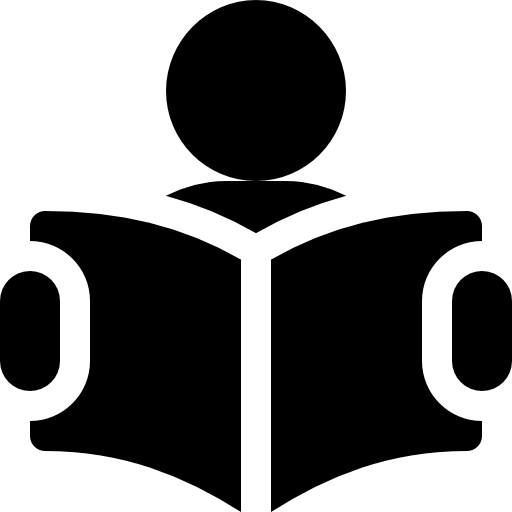
#> input picture dataAnalysis/data/book_logo.png, 512 x 512 px
$ jupyter execute --allow-errors book_EDA.ipynb   (shell and % lines are left out)
#> lines starting #> are read from the running program, lines starting #| are printed output that depends on the picture
[cell 1]
import pandas as pd
import numpy as np
import matplotlib.pyplot as plt
import seaborn as sns
import missingno as msno
import re
import warnings


# 한글 설정
import matplotlib.font_manager as fm

warnings.filterwarnings(action='ignore')

#> (the rest of this cell did not finish here and is left out)

## 도서 데이터
- 필요한 이유: 사용자에게 도서를 추천해주기 위해 데이터가 필요하였음
- 활용 방안: 도서 줄거리를 활용하여 감정분석하고 사용자 감정과 일치/대립하는 도서를 추천하는 방향으로 데이터 활용

[cell 2]
data = pd.read_csv("data/naver_books.csv")
#> (reads dataAnalysis/data/naver_books.csv from the repository)
data.head(2)

### 1. 분포 확인

#### 1) 결측치 확인

[cell 3]
data.isna().sum()

[cell 4]
msno.matrix(data)
#> (this line was passed over: missingno is not available in this run)
plt.show()

- 줄거리 중 결측치가 있는 책 정보가 존재 → 줄거리는 가장 중요한 요소이기 때문에 없으면 제거하여 대상에서 제외
- 그 외 할인가격, 이미지 정보는 결측치가 있어도 영향X → 무시하고 진행

[cell 5]
# 줄거리 전처리 - 결측값 제거, 특수 문자 제거
data = data.dropna(subset=['description']).reset_index(drop=True) # 결측제거

# 태그 제거
data['description'] = data['description'].apply(lambda x: re.sub('<[^>]*>', '', x))

# &#x0D; 제거
data['description'] = data['description'].apply(lambda x: re.sub('[&#x0D;]',' ', x))

# 특수문자 제거
data['description'] = data['description'].apply(lambda x: re.sub('[-=+#/\:^@*\"※~ㆍ『』‘|\(\)\[\]▶`\'…《》\”\“\’·「」]','', x))

data.tail(3)

[cell 6]
## title, subtitle  분리
# 책 제목 형태: 책 제목 + 부가적인 설명/권 수 -> 부가적인 설명은 subtitle로 분리하고 권 수는 책 제목과 권 수를 합쳐서 title 재설정
data['subtitle'] = data['title'].apply(lambda x: re.split(r'<b>([^)]*)</b>', x)) #  <b></b>로 분리

data['title'] = data['subtitle'].apply(lambda x: x[0] if len(x) == 1 else x[1]) # 분리된 항목 중 원제목만
data['subtitle'] = data['subtitle'].apply(lambda x: np.nan if len(x) == 1 else x[2].strip()) # 분리된 항목 중 subtitle만

[cell 7]
# subtitle에서 부연 설명이 아닌 책의 권 수(1편, 2편, ...)를 나타내는 경우,
# title에 표시하고 subtitle 제거(nan)
data['title'] = data[['title', 'subtitle']].apply(lambda x: x['title']+x['subtitle']
                                                if (pd.notna(x['subtitle']) and x['subtitle'].isdigit())
                                                else x['title'], axis=1)

[cell 8]
data.info()

#### 2) 가격 분포
- 데이터셋 내의 책을 사용자에게 추천해야하기 때문에 너무 비싼 책들은 제거하는 방향으로 진행
- 그러기 위해 가격 분포 확인

[cell 9]
plt.figure(figsize=(15, 7))

plt.subplot(1, 2, 1)

data['price'].hist(bins=40, grid=False)
plt.title("가격 분포 - Hist")

plt.subplot(1, 2, 2)
plt.boxplot(data['price'])
plt.xlabel('price')
plt.title("가격 분포 - BoxPlot")

plt.show()
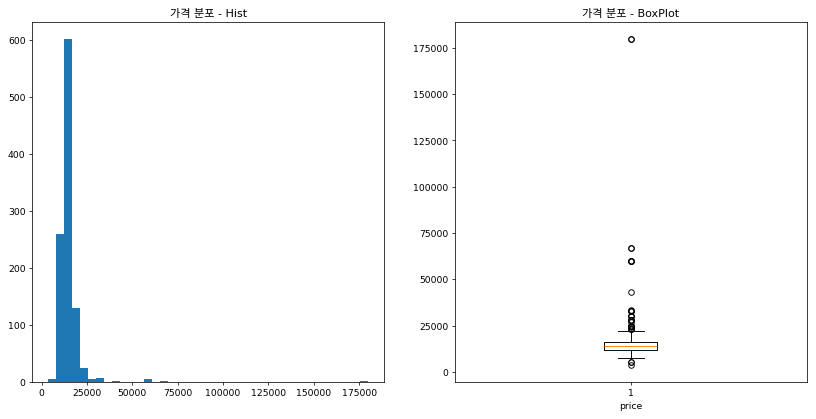
#> figure drawn by matplotlib, 2 panels; panel 1: tallest bar 601 high, from x = 12325 to 16737.5

- 시각화 결과, 대부분 2만 5천원 내 분포하고 비싸면 17만원 이상의 도서도 존재
- 17만원 이상의 도서가 무엇인지 확인 필요

[cell 10]
# 17만원짜리 제외하고 시각화
data.loc[data['price']<max(data['price']), 'price'].hist(bins=40, grid=False)

plt.title("가격 분포")
plt.show()
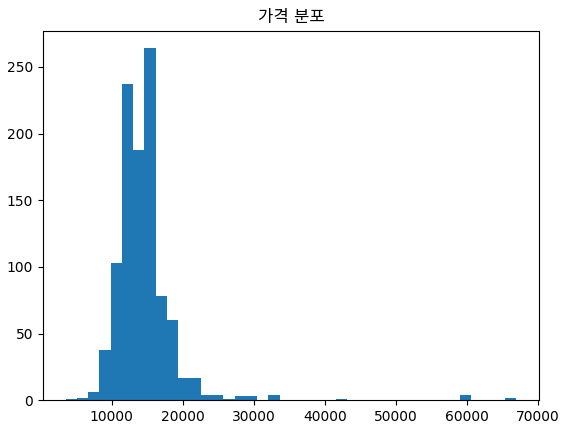
#> figure drawn by matplotlib, 1 panel; tallest bar 264 high, from x = 14612.5 to 16200

[cell 11]
data.loc[data['price']==max(data['price'])]

- 책들의 가격 정보를 분포화하였을 때, 대부분 5만원 이내에서 판매되고 있으나 극단적인 값이 존재하여 별도 확인
- 확인한 결과, 시리즈 도서를 묶은 것으로 제거하여 진행

[cell 12]
# 시리즈 책 제거
data_na = data.loc[data['price']<max(data['price'])]
data_na = data_na.drop_duplicates(subset=['title', 'author', 'price', 'pubdate'], ignore_index=True)
data_na.head()

#### 3) 출판연도 분포

[cell 13]
data_na['pubyear'] = data_na['pubdate'].apply(lambda x:int(str(x)[:4]))

[cell 14]
year_cnt = data_na["pubyear"].value_counts().sort_values(key=lambda x: x.index)

fig = plt.figure(figsize=(10,4)) # Figure 생성
# fig.set_facecolor('white') # Figure 배경색 지정
ax1 = fig.add_subplot() # axes 생성

xtick_label_position = list(range(len(year_cnt))) # x축 눈금 라벨이 표시될 x좌표
ax1.set_xticks(xtick_label_position) # x축 눈금
ax1.set_xticklabels(year_cnt.index, rotation = 45) # x축 눈금 라벨

colors = sns.color_palette('summer', len(year_cnt)) # 바 차트 색상
ax1.bar(xtick_label_position, year_cnt.values, color=colors) # 바차트 출력

plt.title("연도별 출판 권수")
plt.show()
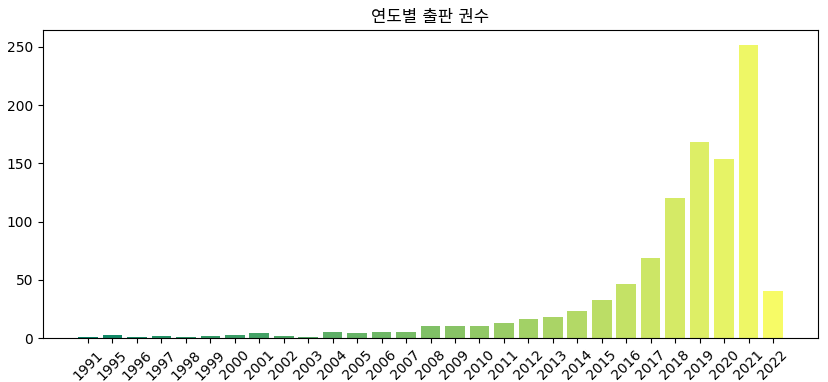
#> figure drawn by matplotlib, 1 panel; tallest bar 252 high, from x = 26.6 to 27.4

- 2018년도 이후로 출판된 책이 많아졌으며 2021년 가장 많은 책 정보를 보유하고 있다.

### 2. 줄거리 내용

[cell 15]
from wordcloud import WordCloud
from konlpy.tag import Okt
from PIL import Image
from collections import Counter

font_path = "data/D2Coding.ttf"
book_mask = np.array(Image.open("data/book_logo.png"))
#> book_mask is the input picture: shape (512, 512, 4); mean R, G, B, A 129.2, 129.2, 129.2, 124.4

file = open("data/kor_stopwords.txt", 'r', encoding='UTF-8')
#> (reads dataAnalysis/data/kor_stopwords.txt from the repository)
stopwords = file.read()
stopwords = stopwords.split()
stopwords[:10]
